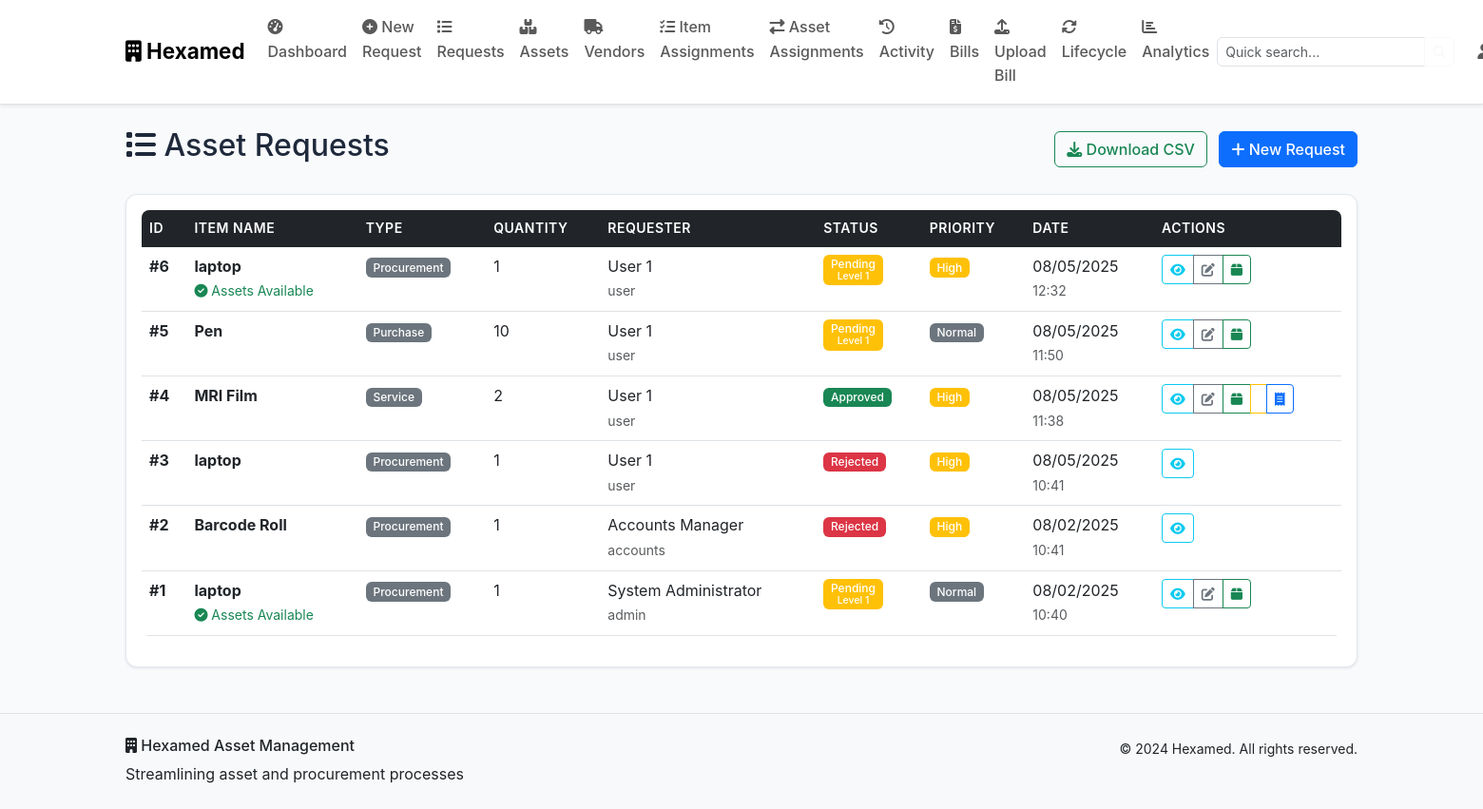
Before: /requests (signed in) with the older database file.
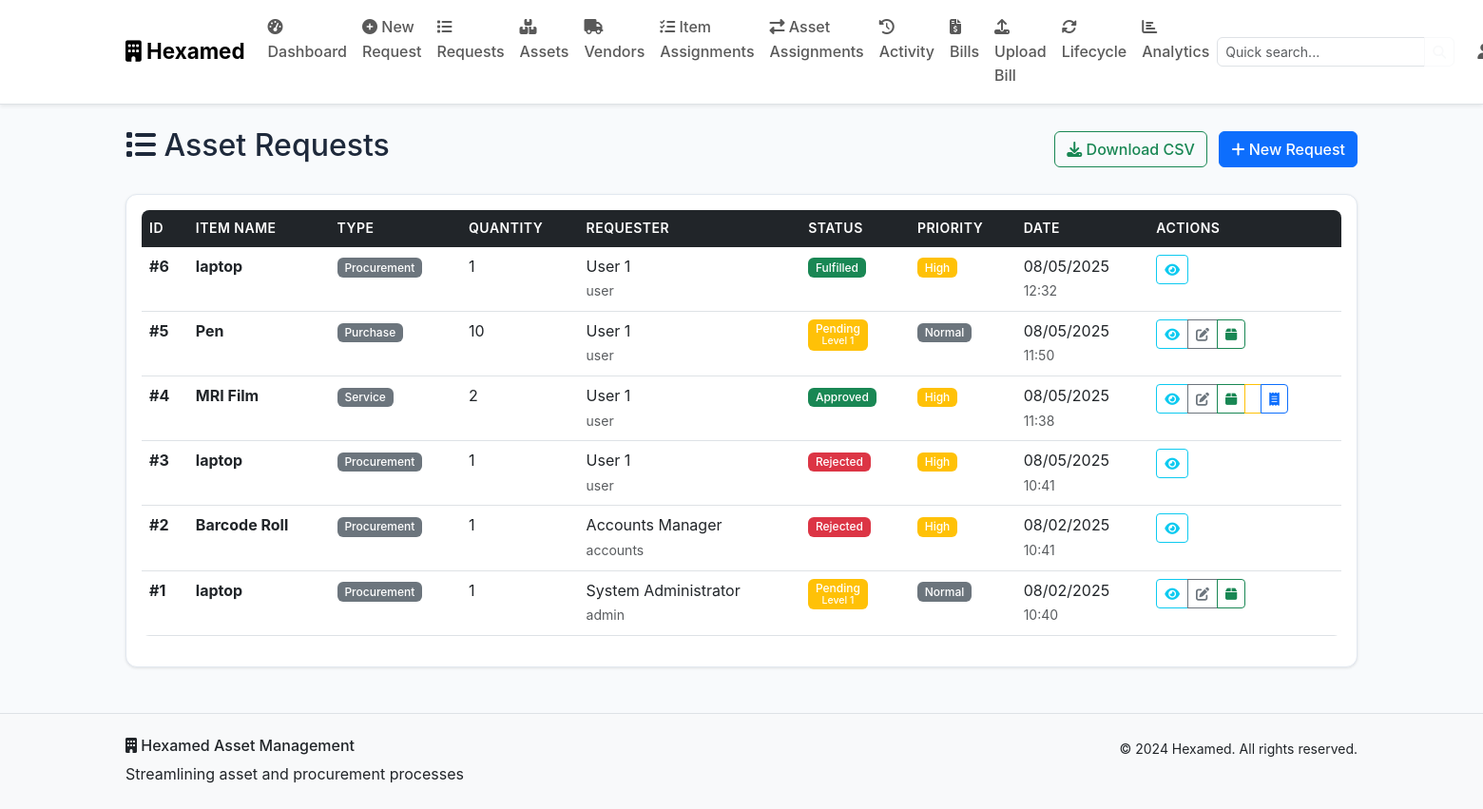
After: the same page with the newer database file.
### models.py (models this page shows, shortened)
class AssetRequest(db.Model):
    id = db.Column(db.Integer, primary_key=True)
    item_name = db.Column(db.String(200), nullable=False)
    quantity = db.Column(db.Integer, nullable=False)
    purpose = db.Column(db.Text, nullable=False)
    request_type = db.Column(db.String(50), nullable=False)
    estimated_cost = db.Column(db.Float)
    urgency = db.Column(db.String(20), default='Normal')
    status = db.Column(db.String(20), default='Pending')
    current_approval_level = db.Column(db.Integer, default=1)
    floor = db.Column(db.String(50))
    fulfilled_from_asset_id = db.Column(db.Integer, db.ForeignKey('asset.id'))
    fulfilled_quantity = db.Column(db.Integer, default=0)
    fulfilled_by = db.Column(db.Integer, db.ForeignKey('user.id'))
    fulfilled_at = db.Column(db.DateTime)
    fulfillment_notes = db.Column(db.Text)
    created_at = db.Column(db.DateTime, default=datetime.utcnow)
    updated_at = db.Column(db.DateTime, default=datetime.utcnow, onupdate=datetime.utcnow)
    user_id = db.Column(db.Integer, db.ForeignKey('user.id'), nullable=False)
    uploaded_files = db.relationship('UploadedFile', backref='request', lazy=True, cascade='all, delete-orphan')
    approvals = db.relationship('Approval', backref='request', lazy=True, cascade='all, delete-orphan')
    fulfilled_from_asset = db.relationship('Asset', foreign_keys=[fulfilled_from_asset_id])
    fulfilled_by_user = db.relationship('User', foreign_keys=[fulfilled_by])

class User(db.Model):
    id = db.Column(db.Integer, primary_key=True)
    username = db.Column(db.String(80), unique=True, nullable=False)
    email = db.Column(db.String(120), unique=True, nullable=False)
    password_hash = db.Column(db.String(256), nullable=False)
    role = db.Column(db.String(50), nullable=False, default='User')
    full_name = db.Column(db.String(100), nullable=False)
    floor = db.Column(db.String(50))
    department = db.Column(db.String(100))
    created_at = db.Column(db.DateTime, default=datetime.utcnow)
    is_active = db.Column(db.Boolean, default=True)
    requests = db.relationship('AssetRequest', foreign_keys='AssetRequest.user_id', backref='requester', lazy=True)

### routes.py (the view)
    def decorated_function(*args, **kwargs):
        if 'user_id' not in session:
            flash('Please log in to access this page.', 'warning')
            return redirect(url_for('login'))
        return f(*args, **kwargs)

### routes.py (called while the page is built)
def require_login(f):
    def decorated_function(*args, **kwargs):
        if 'user_id' not in session:
            flash('Please log in to access this page.', 'warning')
            return redirect(url_for('login'))
        return f(*args, **kwargs)
    decorated_function.__name__ = f.__name__
    return decorated_function

### templates/requests.html (shortened to what the changed rows need)
{% extends "base.html" %}
{% block content %}
<div class="container my-4">
    <div class="row">
        <div class="col">
            <div class="d-flex justify-content-between align-items-center mb-4">
                <h2><i class="fas fa-list"></i> Asset Requests</h2>
            </div>
        </div>
    </div>
    {% if requests.items %}
    <div class="card">
        <div class="card-body">
            <div class="table-responsive">
                <table class="table table-hover">
                    <thead>
                        <tr>
                            <th>ID</th>
                            <th>Item Name</th>
                            <th>Type</th>
                            <th>Quantity</th>
                            <th>Requester</th>
                            <th>Status</th>
                            <th>Priority</th>
                            <th>Date</th>
                            <th>Actions</th>
                        </tr>
                    </thead>
                    <tbody>
                        {% for request in requests.items %}
                        <tr>
                            <td><strong>#{{ request.id }}</strong></td>
                            <td>
                                <div>
                                    <strong>{{ request.item_name }}</strong>
                                    {% if user.role == 'Accounts/SCM' and request.status in ['Pending', 'Approved'] %}
                                        {% set matching_assets = [] %}
                                        {% for asset in assets if asset.name.lower() in request.item_name.lower() or request.item_name.lower() in asset.name.lower() %}
                                            {% if asset.asset_type == 'Consumable Asset' and asset.current_quantity >= request.quantity %}
                                                {% set _ = matching_assets.append(asset) %}
                                            {% elif asset.asset_type == 'Fixed Asset' and asset.status == 'Available' %}
                                                {% set _ = matching_assets.append(asset) %}
                                            {% endif %}
                                        {% endfor %}
                                        {% if matching_assets %}
                                            <br><small class="text-success"><i class="fas fa-check-circle"></i> Assets Available</small>
                                        {% endif %}
                                    {% endif %}
                                </div>
                            </td>
                            <td>
                                <span class="badge bg-secondary">{{ request.request_type }}</span>
                            </td>
                            <td>{{ request.quantity }}</td>
                            <td>
                                <div>
                                    {{ request.requester.full_name }}
                                    <br><small class="text-muted">{{ request.requester.username }}</small>
                                </div>
                            </td>
                            <td>
                                {% if request.status == 'Pending' %}
                                    <span class="badge bg-warning">
                                        {{ request.status }}
                                        <br><small>Level {{ request.current_approval_level }}</small>
                                    </span>
                                {% elif request.status == 'Approved' %}
                                    <span class="badge bg-success">{{ request.status }}</span>
                                {% elif request.status == 'Rejected' %}
                                    <span class="badge bg-danger">{{ request.status }}</span>
                                {% elif request.status == 'Fulfilled' %}
                                    <span class="badge bg-success">{{ request.status }}</span>
                                {% endif %}
                            </td>
                            <td>
                                {% if request.urgency == 'Critical' %}
                                    <span class="badge bg-danger">{{ request.urgency }}</span>
                                {% elif request.urgency == 'High' %}
                                    <span class="badge bg-warning">{{ request.urgency }}</span>
                                {% elif request.urgency == 'Normal' %}
                                    <span class="badge bg-secondary">{{ request.urgency }}</span>
                                {% else %}
                                    <span class="badge bg-light text-dark">{{ request.urgency }}</span>
                                {% endif %}
                            </td>
                            <td>
                                <div>
                                    {{ request.created_at.strftime('%m/%d/%Y') if request.created_at else 'N/A' }}
                                    <br><small class="text-muted">{{ request.created_at.strftime('%H:%M') if request.created_at else 'N/A' }}</small>
                                </div>
                            </td>
                            <td>
                                <div class="btn-group btn-group-sm">
                                    <button class="btn btn-outline-info btn-sm" data-bs-toggle="modal"
                                            data-bs-target="#requestModal{{ request.id }}">
                                        <i class="fas fa-eye"></i>
                                    </button>
                                    {% if user.role in ['Accounts/SCM', 'Admin', 'MD'] %}
                                        {% if request.status in ['Pending', 'Approved'] %}
                                            <a href="{{ url_for('edit_request', request_id=request.id) }}"
                                               class="btn btn-outline-secondary btn-sm"
                                               title="Edit Request">
                                                <i class="fas fa-edit"></i>
                                            </a>
                                            <a href="{{ url_for('assign_from_asset', request_id=request.id) }}"
                                               class="btn btn-outline-success btn-sm"
                                               title="Assign from Asset">
                                                <i class="fas fa-box"></i>
                                            </a>
                                        {% endif %}
                                    {% endif %}
                                </div>
                            </td>
                        </tr>
                        {% endfor %}
                    </tbody>
                </table>
            </div>
        </div>
    </div>
    {% endif %}
</div>
{% endblock %}

Changed rows visible on the page:
changed AssetRequest id 6: status "Pending" → "Fulfilled"; current_approval_level "1" → (not shown)
shown differently, row unchanged: AssetRequest "System Administrator": no longer shows "Assets Available"
